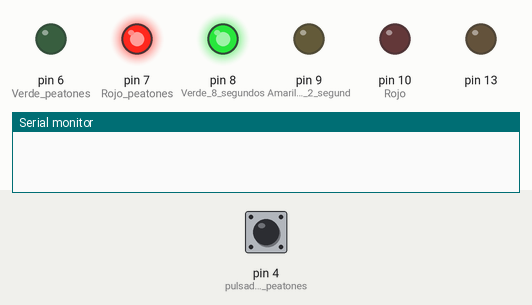
A sketch run on a simulated Arduino Uno, built with avr-gcc and run on an emulated ATmega328P. Shown: output pins drawn as LEDs (lit = HIGH), the last lines printed to the serial monitor. Dashed ring = blinking. The inputs (shaded band) are chosen by the test bench; at power-on: pin 4 (pulsador_peatones) LOW.

Above: at 1.2 s.
1.3 s: pin 4 (pulsador_peatones) pulled HIGH for 0.15 s
At 1.64 s:
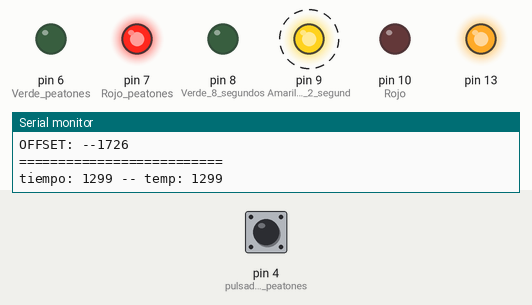
At 3.5 s:
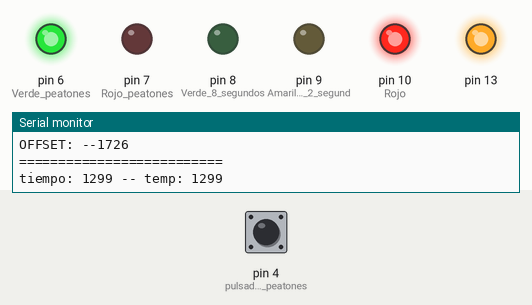
7.3 s: pin 4 (pulsador_peatones) pulled HIGH for 3.2 s
At 14.5 s:
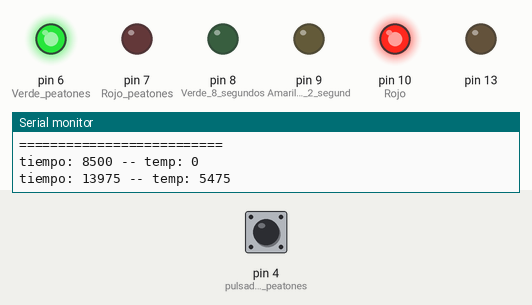
Timing chart, 0 to 21.7 s (numbered marks = the images above; inputs shaded):
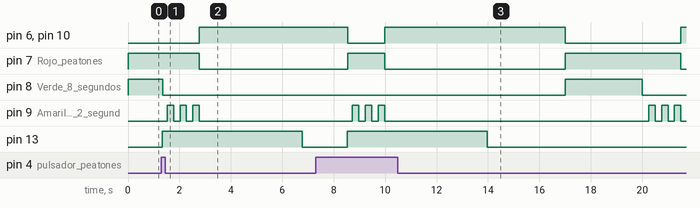

The sketch:

semaforo_boton_cuenta_tiempo.ino
```cpp
// defino una variable

unsigned long tiempo=0; // cuenta de tiempo
unsigned long temp=0; // ciclo del semaforo

long offset=0; // valor de temporizador offset
int estado=0; // 0 --verde, 1 -- amarillo, 2 -- rojo

int i; // contador de proposito general para BUCLES.

// ==========================
// programa principal ARDUINO
// ==========================

void setup()
{
  pinMode(8, OUTPUT); // Verde 8 segundos
  pinMode(9, OUTPUT); // Amarillo durante 2 segundos
  pinMode(10, OUTPUT); // Rojo, durante 8 segundos
  pinMode(6, OUTPUT); // Verde peatones
  pinMode(7, OUTPUT); // Rojo peatones
  pinMode(13, OUTPUT);
  pinMode(4,INPUT); // pulsador peatones
  Serial.begin(9600); // Envío de datos a la placa
}

void loop()
{

  tiempo = millis(); // milisegundos desde que se encendió la placa

  temp = tiempo%8500; // cuenta cíclica del tiempo. Resto de la división entre 18000
  // Cuando tiempo llegue a 8501, tempo volverá a ser cero.

  // condicional numérica
  estado=((temp+offset)>3000 && (temp+offset)<=4500)+2*((temp+offset)>4500); // paréntesis ciertos valen 1 y los falsos 0


 // Pulsando el botón
 if (digitalRead(4)==HIGH && estado==0) { // si pulso el botón y está en verde
      delay(25); // Evitar el bouncing del Botón
      if (digitalRead(4)==HIGH) {
        digitalWrite(13,HIGH); // Enciendo lED de la placa
        Serial.println("Pulsado");
        offset=3000-(temp-25);
        Serial.println("OFFSET: --"+ String(offset));
        Serial.println("==========================");
        Serial.println("tiempo: "+ (String) tiempo + " -- temp: " + (String) temp);
        }
  }

  if (offset>0 && (temp+offset)>=8500) {
     offset=0;
     digitalWrite(13,LOW);
     Serial.println("tiempo: "+ (String) tiempo + " -- temp: " + (String) temp);
  } // cuando pasa del estado 2 al 0, el parámetro offset debe volver a cero.

  // ejecuto la función encender
  encender();

  // delay(100); // --> ANULADO // retraso de cada milisegundo ¡¡Ya no me hace falta!!

}

// ==================================
// funciones definidas por el usuario
// ==================================

void encender() {
  digitalWrite(8,(estado==0)); // Verde
  digitalWrite(9,(estado==1)*((temp+offset)/250)%2); //
  digitalWrite(10,(estado==2)); // Rojo
  digitalWrite(6,(estado==2)); // Verde peatones
  digitalWrite(7,(estado<=1)); // Rojo peatones
}
```

Measured:
- after the input at 1.3 s, pin 6 (Verde_peatones), pin 10 (Rojo): LOW → HIGH after 1.5 s instead of 3.2 s; pin 7 (Rojo_peatones): HIGH → LOW after 1.5 s instead of 3.2 s; pin 8 (Verde_8_segundos): HIGH → LOW after 0.04 s instead of 1.7 s; pin 13: LOW → HIGH at once, → LOW 5.5 s later
- after the input at 7.3 s, pin 13: LOW → HIGH after 1.2 s, → LOW 5.5 s later
